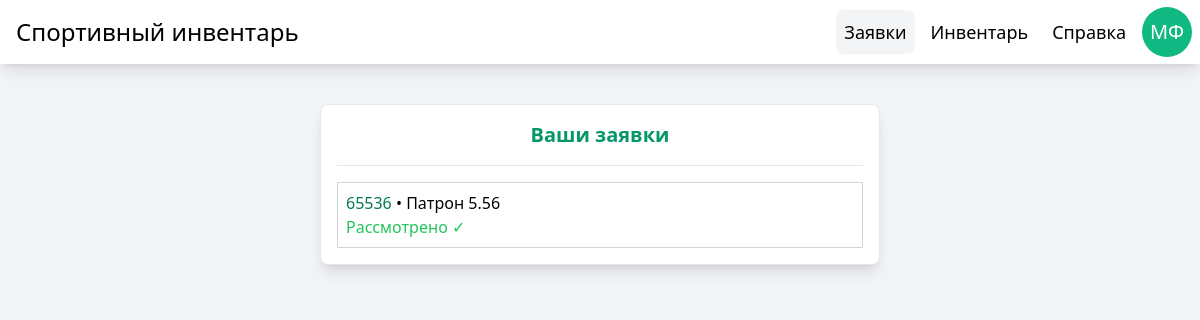
The page /applications/ (signed in) on the database as committed earlier.
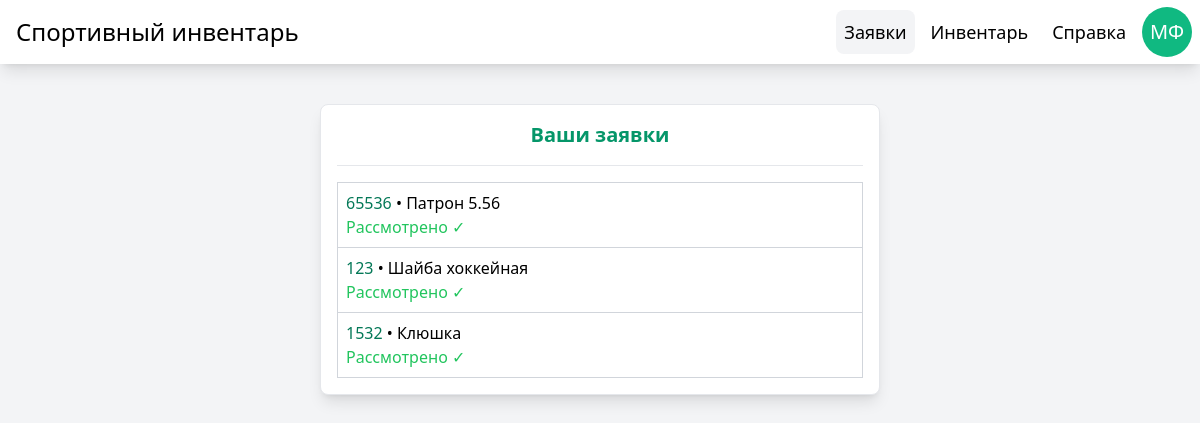
The same page on the database as committed later.
### manager/models.py (models this page shows)
class Application(models.Model):
    ident = models.AutoField(primary_key=True)
    ACTIONS = [
        ('drop', 'Списать оборудование'),
        ('request', 'Запросить оборудование')
    ]
    STATE_CHOICES = [
        ('active', 'Используется'),
        ('inactive', 'В запасе'),
        ('broken', 'Сломан'),
    ]
    STATUS =[
        ('seen', 'Рассмотрено'),
        ('unseen', 'Не рассмотрено')
    ]
    owner = models.ForeignKey(User, on_delete=models.CASCADE, related_name='applications')  # Автор заявки
    name = models.CharField(max_length=256)
    quantity = models.PositiveIntegerField(default=1)
    state = models.CharField(max_length=8, choices=STATE_CHOICES, default='inactive')
    status = models.CharField(max_length=8, choices=STATUS, default='unseen')
    '''if action == "request":
            ...
    На запрос выделяем quantity вещей. Если у storage нет такого количества, то закупаем через Purchase'''
    action = models.CharField(max_length=32, choices=ACTIONS, default='drop', null=True, blank=True)

### manager/views.py (the view)
# urls.py: path('applications/', views.applications, name="applications")
@login_required
@verified_check
def applications(request):
    applications = Application.objects.filter(owner=request.user)
    return render(request, 'applications.html', {'applications': applications})

### manager/views.py (called while the page is built)
def verified_check(view_func):
    @wraps(view_func)
    def wrapper(request, *args, **kwargs):
        if request.user.verified:
            return view_func(request, *args, **kwargs)
        return redirect('not_verified')  # Правильный редирект по URL name или путь
    return wrapper

### theme/templates/applications.html (shortened to what this page needs)
{% extends "base.html" %}
{% block content %}
<div class="w-1/2 p-4 grid gap-4 bg-white border rounded-lg shadow-lg">
    <h2 class="text-xl font-semibold text-center text-primary-600">Ваши заявки</h2>
    <hr>
    <table class="w-full border border-gray-300 border-collapse">
        <tbody>
            {% for application in applications %}
            <tr class="border-b border-gray-300 hover:bg-primary-50 transition">
                <td class="p-2">
                    <p class="text-black break-all">
                        <span class="text-primary-700 font-medium">{{ application.quantity }}</span>
                        •
                        {{ application.name }}
                    </p>
                    <p>
                        {% if application.status == 'seen' %}
                        <span class="text-green-500">Рассмотрено ✓</span>
                        {% elif application.status == 'unseen' %}
                        <span class="text-red-500">Не рассмотрено ✕</span>
                        {% endif %}
                    </p>
                </td>
            </tr>
            {% endfor %}
        </tbody>
    </table>
</div>
{% endblock %}

Rows that differ between the two databases and show on the page:
added Application: quantity "123", name "Шайба хоккейная", status "Рассмотрено ✓"
added Application: quantity "1532", name "Клюшка", status "Рассмотрено ✓"
